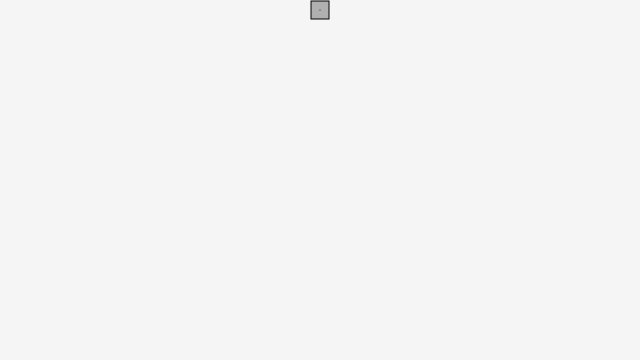
Frame 1 (no input)
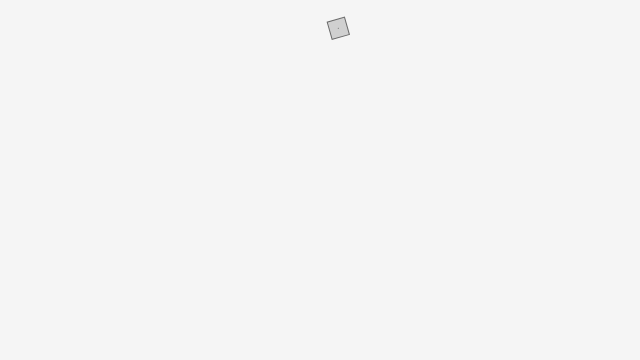
Frame 60 (no input)
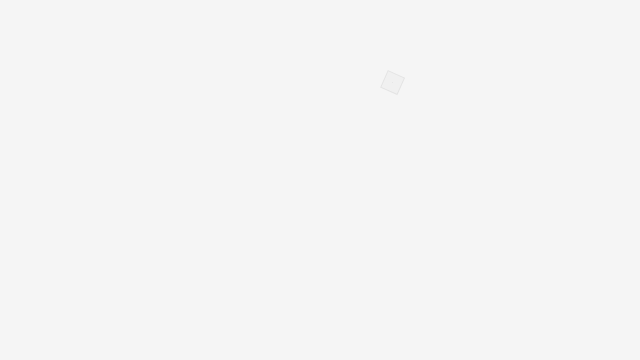
Frame 120 (the mouse pressed at the canvas centre since frame 60)

The p5.js sketch that drew these frames (run headless with seeded random() and noise() and a simulated clock; from frame 60 on, the mouse is pressed at the canvas centre):

// p5.js sketch
// ── sketch.js
/// <reference path="../../p5.global-mode.d.ts" />
class Particle {
    constructor(pos) {
        this.position = pos;
        this.velocity = createVector(0,0);
        this.acceleration = createVector(0, 0);
        this.lifespan = 255;
        this.mass = 1;

        this.angle = 0;
        this.aVelocity = 0;
        //this.aAcceleration = 0.1;
    }
    applyForce(f) {
        // F=MA, A=F/M
        let a = p5.Vector.div(f, this.mass);
        this.acceleration.add(a);

        this.aAcceleration = f.copy().normalize().mult(0.001).x;
    }
    update() {
        this.velocity.add(this.acceleration);
        this.position.add(this.velocity);
        this.acceleration.mult(0);

        this.aVelocity += this.aAcceleration;
        this.angle += this.aVelocity;
        this.aAcceleration = 0;

        this.lifespan -= 2.0;
    }
    display() {
        push();
        translate(this.position.x,this.position.y);
        rotate(this.angle);
        stroke(0, this.lifespan);
        fill(175, this.lifespan);
        rectMode(CENTER);
        //ellipse(this.position.x, this.position.y, 8, 8);
        rect(0, 0, 18, 18);
        point(0, 0);
        pop();
    }
    run() {
        this.update();
        this.display();
    }
    isDead() { this.lifespan < 0.0; }
}
let p;
let out;
function setup() {
    createCanvas(640, 360);
    p = new Particle(createVector(width/2, 10));
    out = createP('alive');
}
function draw() {
    background(245);
    let v = createVector(0.01, 0.01);
    p.applyForce(v);
    p.run();
    if (p.isDead()) {
        out.text('dead');
    }
}
